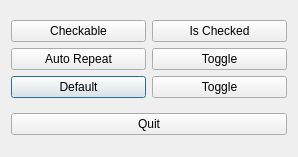
<?xml version="1.0" encoding="UTF-8"?>
<ui version="4.0">
 <class>Dialog</class>
 <widget class="QDialog" name="Dialog">
  <property name="geometry">
   <rect>
    <x>0</x>
    <y>0</y>
    <width>298</width>
    <height>157</height>
   </rect>
  </property>
  <property name="windowTitle">
   <string>Dialog</string>
  </property>
  <layout class="QVBoxLayout" name="verticalLayout">
   <item>
    <layout class="QGridLayout" name="gridLayout">
     <item row="0" column="1">
      <widget class="QPushButton" name="btnIsChecked">
       <property name="text">
        <string>Is Checked</string>
       </property>
      </widget>
     </item>
     <item row="2" column="1">
      <widget class="QPushButton" name="btnToggleDefault">
       <property name="text">
        <string>Toggle</string>
       </property>
      </widget>
     </item>
     <item row="1" column="0">
      <widget class="QPushButton" name="btnAutoRepeat">
       <property name="text">
        <string>Auto Repeat</string>
       </property>
       <property name="autoRepeat">
        <bool>true</bool>
       </property>
      </widget>
     </item>
     <item row="0" column="0">
      <widget class="QPushButton" name="btnCheckable">
       <property name="text">
        <string>Checkable</string>
       </property>
       <property name="checkable">
        <bool>true</bool>
       </property>
       <property name="checked">
        <bool>false</bool>
       </property>
      </widget>
     </item>
     <item row="2" column="0">
      <widget class="QPushButton" name="btnDefault">
       <property name="text">
        <string>Default</string>
       </property>
       <property name="default">
        <bool>true</bool>
       </property>
      </widget>
     </item>
     <item row="1" column="1">
      <widget class="QPushButton" name="btnToggleAuto">
       <property name="text">
        <string>Toggle</string>
       </property>
      </widget>
     </item>
    </layout>
   </item>
   <item>
    <widget class="QPushButton" name="btnQuit">
     <property name="text">
      <string>Quit</string>
     </property>
    </widget>
   </item>
  </layout>
 </widget>
 <resources/>
 <connections/>
</ui>
